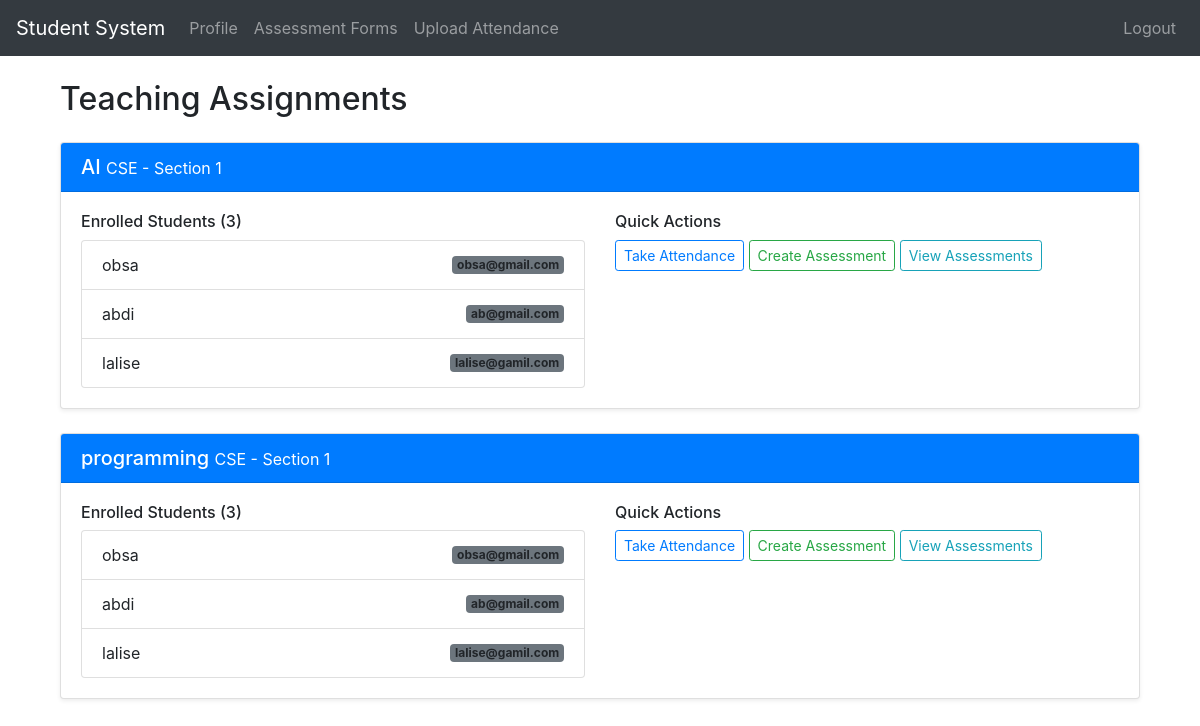
Screenshot of /teaching-assignments (signed in) with the database file from the repository.
### app.py (models this page shows)
class Course(db.Model):
    __tablename__ = 'courses'
    id = db.Column(db.Integer, primary_key=True)
    name = db.Column(db.String(100), nullable=False)
    semester_id = db.Column(db.Integer, db.ForeignKey('semesters.id'), nullable=False)
    instructor = db.Column(db.Integer, db.ForeignKey('users.id'))
    department   = db.Column(db.String(100), nullable=False)
    section      = db.Column(db.String(50), nullable=False)
    instructor_rel = db.relationship('User', backref='courses_teaching')
    semester = db.relationship('Semester', backref='courses')
    semester_id = db.Column(db.Integer, db.ForeignKey('semesters.id'), nullable=False)
    semester = db.relationship('Semester', backref='courses')

class User(db.Model):
    __tablename__ = 'users'
    id = db.Column(db.Integer, primary_key=True)
    username = db.Column(db.String(80), unique=True, nullable=False)
    email         = db.Column(db.String(120),unique=True, nullable=False)
    password_hash = db.Column(db.String(128),nullable=False)
    role          = db.Column(db.String(20), nullable=False)
    is_active     = db.Column(db.Boolean,    default=False)
    department    = db.Column(db.String(100), nullable=True)
    section       = db.Column(db.String(50),  nullable=True)

### app.py (the view)
@app.route('/teaching-assignments')
@roles_required('teacher')
def teaching_assignments():
    teacher_username = session.get('username')
    courses = Course.query.filter_by(instructor=teacher_username).all()
    course_data = []
    for course in courses:
        students = User.query.filter_by(
            role='student',
            department=course.department,
            section=course.section
        ).all()
        student_count = len(students)
        course_data.append({
            'course': course,
            'students': students,
            'student_count': student_count
        })
    return render_template('teaching_assignments.html',
                         course_data=course_data,
                         teacher=teacher_username)

### app.py (called while the page is built)
def roles_required(*required_roles):
    def decorator(f):
        @wraps(f)
        def wrapped(*args, **kwargs):
            if session.get('role') not in required_roles:
                flash('Access denied. Insufficient privileges', 'danger')
                return redirect(url_for('login'))
            return f(*args, **kwargs)
        return wrapped
    return decorator

### templates/teaching_assignments.html (shortened to what this page needs)
{% extends 'base.html' %}
{% block content %}
<div class="container mt-4">
    <h2 class="mb-4">Teaching Assignments</h2>
    {% for data in course_data %}
    <div class="card mb-4 shadow-sm">
        <div class="card-header bg-primary text-white">
            <h5 class="mb-0">
                {{ data.course.name }}
                <small class="float-end">
                    {{ data.course.department }} - Section {{ data.course.section }}
                </small>
            </h5>
        </div>
        <div class="card-body">
            <div class="row">
                <div class="col-md-6">
                    <h6>Enrolled Students ({{ data.student_count }})</h6>
                    <ul class="list-group">
                        {% for student in data.students %}
                        <li class="list-group-item d-flex justify-content-between align-items-center">
                            {{ student.username }}
                            <span class="badge bg-secondary">{{ student.email }}</span>
                        </li>
                        {% else %}
                        <li class="list-group-item">No students enrolled</li>
                        {% endfor %}
                    </ul>
                </div>
                <div class="col-md-6 mt-3 mt-md-0">
                    <h6>Quick Actions</h6>
                    <div class="d-grid gap-2">
                        <a href="{{ url_for('upload_attendance', course_id=data.course.id) }}"
                           class="btn btn-outline-primary btn-sm">
                            Take Attendance
                        </a>
                        <a href="{{ url_for('create_assessment_form', course_id=data.course.id) }}"
                           class="btn btn-outline-success btn-sm">
                            Create Assessment
                        </a>
                        <a href="{{ url_for('list_assessment_forms', course_id=data.course.id) }}"
                           class="btn btn-outline-info btn-sm">
                            View Assessments
                        </a>
                    </div>
                </div>
            </div>
        </div>
    </div>
    {% endfor %}
</div>
{% endblock %}

### rows the page displays
Course: course.name "AI", course.department "CSE", course.section "1"
User: username "obsa", email "obsa@gmail.com"
User: username "abdi", email "ab@gmail.com"
User: username "lalise", email "lalise@gamil.com"
Course: course.name "programming", course.department "CSE", course.section "1"

### other values shown
{{ data.student_count }} "3" "3"
